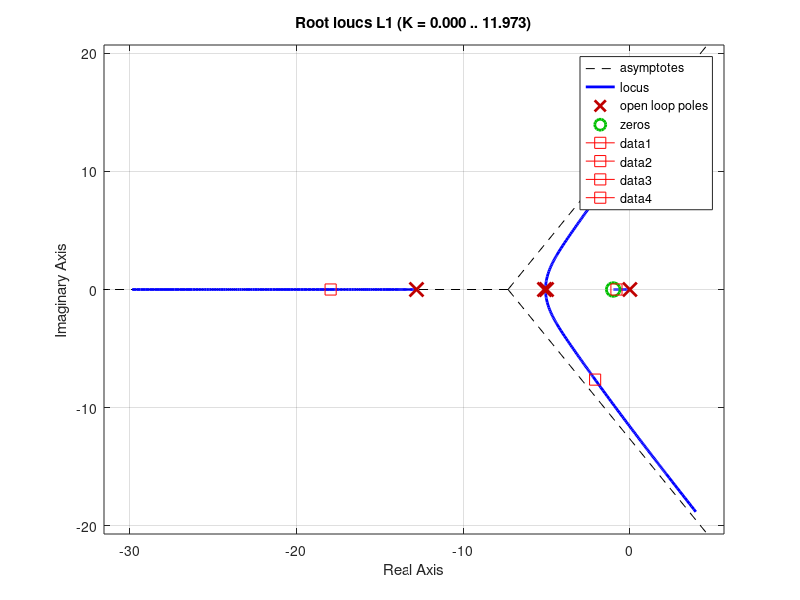
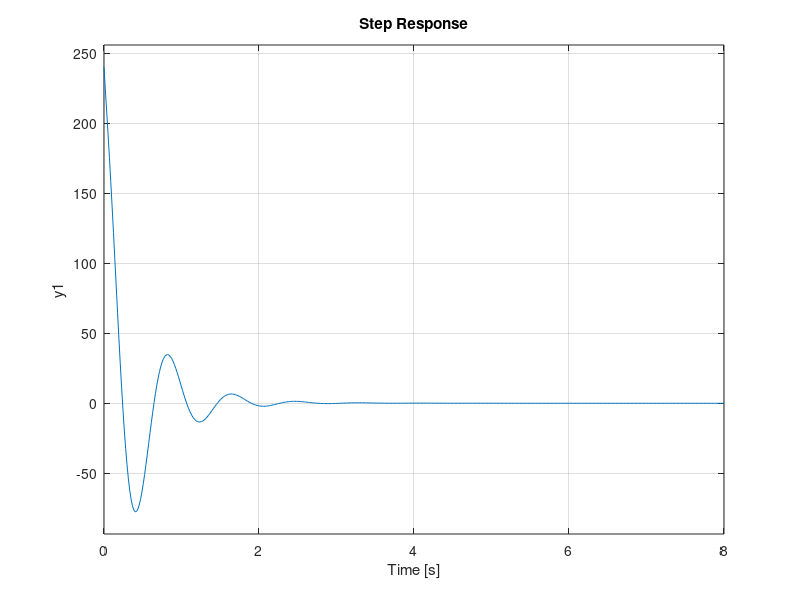
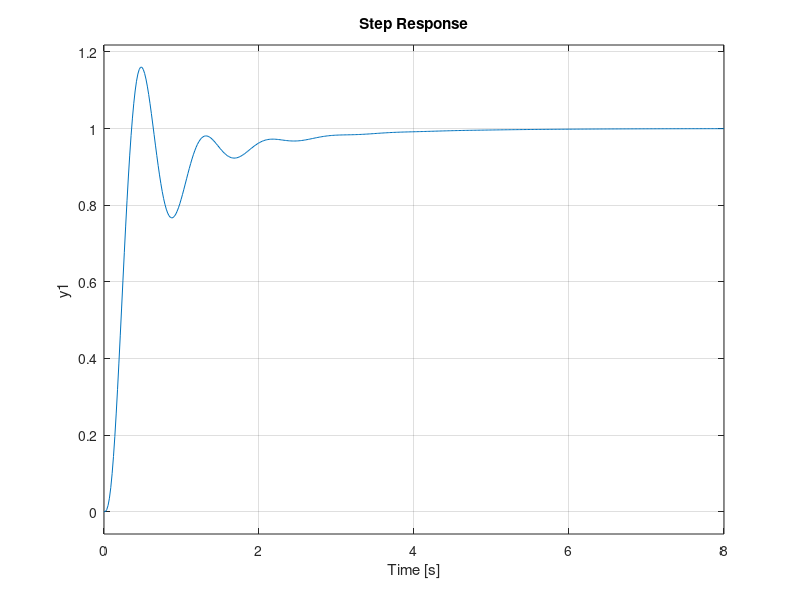

Here is the MATLAB script that generated these plots, in order:
% diseño del controlador para el levitador por el lugar de las raices

tao = 0.1;
K= 1;
p1 = 4.85;

%%
clc
clear 

s=tf('s');

Num_prac = 0.68975;
Den_prac = s*(s*s*0.01524+s*0.2732+1);

lev= Num_prac/Den_prac;

G = tf(lev)

gk= 0.68975/0.01524;
G2 = zpk([],[-5.12618 -12.80033 0],[gk])

figure(1)
step(G,'r')
hold on
step(G2,'--')
%%

gk= 0.68975/0.01524;
G2 = zpk([],[-5.12618 -12.80033 0],[gk])

% diseño del controlador
k=20;
z=-1;
p=5*z;
C = zpk([z],[p],k)
L1=C*G;
%C1=k;
%L2=C1*G;
T=feedback(L1,1);
plc=pole(T);
% plot de la region de diseno
delete(gcf)

figure(1)
rlocus(L1)


for i =1 : length(plc)
  line(real(plc(i)), imag(plc(i)),  'marker','square', 'color','r', 'markersize', 8)
end

% convirtiendo C a variables de estado

var=c2d(C,10^-3)

cdva=ss(var)


tam_step = 1%0.05; % m
volt=12;
% Para la tensión tenemos la función de sensibilidad
U=(C*tam_step*volt)/(1+C*G);



% Graficando respuestas al escalon
figure(2)
step(U)
grid on


figure(3)
step(T)
%xlim([0 60]) 
grid on
